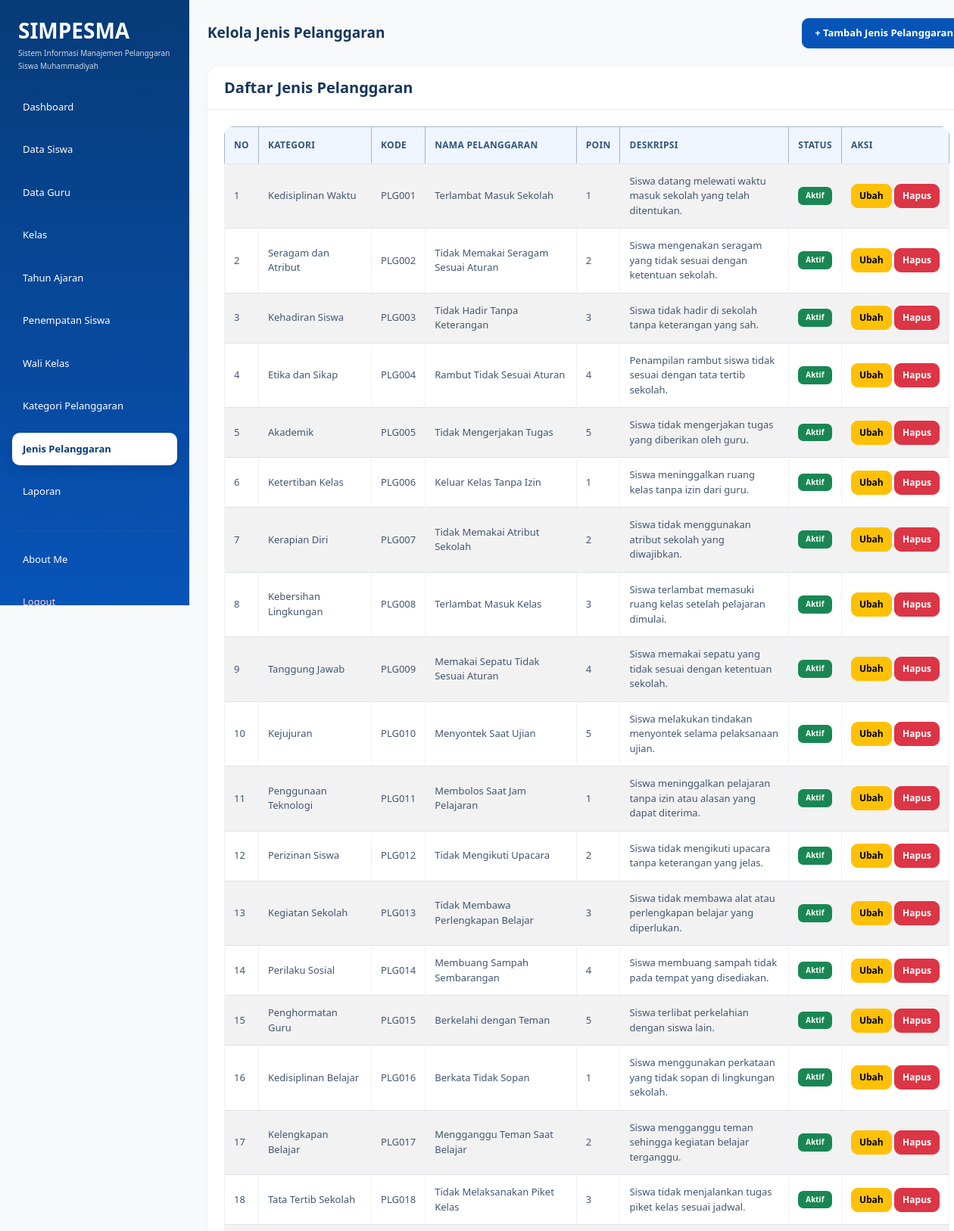
The app's page /Jenis_pelanggaran.php (signed in, upper part) with its own data.
### tables this page shows
CREATE TABLE `t_pelanggaran` (
  `id` int(11) NOT NULL,
  `pelanggaran_kategori_id` int(11) NOT NULL,
  `kode` varchar(30) NOT NULL,
  `nama` varchar(150) NOT NULL,
  `poin` int(11) NOT NULL,
  `deskripsi` text NOT NULL,
  `status_aktif` tinyint(1) NOT NULL,
  `created_at` timestamp NOT NULL DEFAULT current_timestamp(),
  `updated_at` timestamp NOT NULL DEFAULT current_timestamp()
);

CREATE TABLE `t_pelanggaran_kategori` (
  `id` int(11) NOT NULL,
  `nama` varchar(100) NOT NULL,
  `deskripsi` text NOT NULL,
  `status_aktif` tinyint(1) NOT NULL,
  `created_at` timestamp NOT NULL DEFAULT current_timestamp(),
  `updated_at` timestamp NOT NULL DEFAULT current_timestamp()
);

### Jenis_pelanggaran.php (the view, shortened to what this page needs)
<?php
include "config/koneksi.php";
$role = $_SESSION['role'];
$data_edit = null;
?>
<!DOCTYPE html>
<html lang="id">
<head>
    <link href="https://cdn.jsdelivr.net/npm/bootstrap@5.3.8/dist/css/bootstrap.min.css" rel="stylesheet">
    <link href="https://cdn.datatables.net/3.1.4/css/dataTables.dataTables.min.css" rel="stylesheet">
    <link rel="stylesheet" href="style.css">
</head>
<body class="bg-light">
<div class="container-fluid">
    <div class="row min-vh-100">
        <aside class="col-md-3 col-lg-2 p-3 min-vh-100"
               style="background-color: #30318B;">
            <div class="mb-4 px-2">
                <h3 class="text-white mb-1 fw-bold">
                    SIMPESMA
                </h3>
                <p class="text-white mb-0" style="font-size: 10px; line-height: 1.7; opacity: 0.8;">
                    Sistem Informasi Manajemen
                    Pelanggaran Siswa Muhammadiyah
                </p>
            </div>
            <ul class="nav nav-pills flex-column">
                <li class="nav-item mb-2">
                    <a href="dashboard.php" class="nav-link text-white">Dashboard</a>
                </li>
                <?php if ($role == "admin") { ?>
                    <li class="nav-item mb-2">
                        <a href="data_siswa.php" class="nav-link text-white">Data Siswa</a>
                    </li>
                    <li class="nav-item mb-2">
                        <a href="data_guru.php" class="nav-link text-white">Data Guru</a>
                    </li>
                    <li class="nav-item mb-2">
                        <a href="data_kelas.php" class="nav-link text-white">Kelas</a>
                    </li>
                    <li class="nav-item mb-2">
                        <a href="data_tahun_ajaran.php" class="nav-link text-white">Tahun Ajaran</a>
                    </li>
                    <li class="nav-item mb-2">
                        <a href="penempatan_siswa.php" class="nav-link text-white">Penempatan Siswa</a>
                    </li>
                    <li class="nav-item mb-2">
                        <a href="wali_kelas.php" class="nav-link text-white">Wali Kelas</a>
                    </li>
                    <li class="nav-item mb-2">
                        <a href="kategori_pelanggaran.php" class="nav-link text-white">Kategori Pelanggaran</a>
                    </li>
                    <li class="nav-item mb-2">
                        <a href="jenis_pelanggaran.php"
                           class="nav-link active"
                           aria-current="page">Jenis Pelanggaran</a>
                    </li>
                    <li class="nav-item mb-2">
                        <a href="laporan.php" class="nav-link text-white">Laporan</a>
                    </li>
                <?php } ?>
                <hr class="text-secondary">
                <li class="nav-item mb-2">
                    <a href="about_me.php" class="nav-link text-white">About Me</a>
                </li>
                <li class="nav-item">
                    <a href="logout.php" class="nav-link text-danger">Logout</a>
                </li>
            </ul>
        </aside>
        <main class="col-md-9 col-lg-10 p-4">
            <div class="d-flex justify-content-between align-items-center mb-4">
                <h3 class="fw-bold mb-0">Kelola Jenis Pelanggaran</h3>
                <?php if ($role == "admin" && $data_edit == null) { ?>
                    <button type="button"
                            class="btn btn-primary"
                            data-bs-toggle="collapse"
                            data-bs-target="#formTambah"
                            aria-expanded="false"
                            aria-controls="formTambah">
                        + Tambah Jenis Pelanggaran
                    </button>
                <?php } ?>
            </div>
            <div class="card shadow-sm border-0">
                <div class="card-header bg-white py-3">
                    <h5 class="mb-0">Daftar Jenis Pelanggaran</h5>
                </div>
                <div class="card-body">
                    <div class="table-responsive">
                        <table id="example"
                               class="table table-bordered table-striped table-hover align-middle mb-0">
                            <thead class="table-primary">
                                <tr>
                                    <th>No</th>
                                    <th>Kategori</th>
                                    <th>Kode</th>
                                    <th>Nama Pelanggaran</th>
                                    <th>Poin</th>
                                    <th>Deskripsi</th>
                                    <th>Status</th>
                                    <?php if ($role == "admin") { ?>
                                        <th>Aksi</th>
                                    <?php } ?>
                                </tr>
                            </thead>
                            <tbody>
                                <?php
                                $query = mysqli_query($koneksi, "
                                    SELECT
                                        t_pelanggaran.*,
                                        t_pelanggaran_kategori.nama AS nama_kategori
                                    FROM t_pelanggaran
                                    INNER JOIN t_pelanggaran_kategori
                                        ON t_pelanggaran.pelanggaran_kategori_id
                                        = t_pelanggaran_kategori.id
                                    ORDER BY t_pelanggaran.kode ASC
                                ");
                                $no = 1;
                                while ($row = mysqli_fetch_assoc($query)) {
                                ?>
                                    <tr>
                                        <td><?php echo $no; ?></td>
                                        <td>
                                            <?php echo htmlspecialchars($row['nama_kategori'], ENT_QUOTES, 'UTF-8'); ?>
                                        </td>
                                        <td>
                                            <?php echo htmlspecialchars($row['kode'], ENT_QUOTES, 'UTF-8'); ?>
                                        </td>
                                        <td>
                                            <?php echo htmlspecialchars($row['nama'], ENT_QUOTES, 'UTF-8'); ?>
                                        </td>
                                        <td><?php echo (int) $row['poin']; ?></td>
                                        <td>
                                            <?php echo htmlspecialchars($row['deskripsi'] ?? '', ENT_QUOTES, 'UTF-8'); ?>
                                        </td>
                                        <td>
                                            <?php if ($row['status_aktif'] == 1) { ?>
                                                <span class="badge text-bg-success">Aktif</span>
                                            <?php } else { ?>
                                                <span class="badge text-bg-secondary">Tidak Aktif</span>
                                            <?php } ?>
                                        </td>
                                        <?php if ($role == "admin") { ?>
                                            <td class="text-nowrap">
                                                <a class="btn btn-warning btn-sm"
                                                   href="jenis_pelanggaran.php?edit=<?php echo $row['id']; ?>">
                                                    Ubah
                                                </a>
                                                <a class="btn btn-danger btn-sm"
                                                   href="jenis_pelanggaran.php?hapus=<?php echo $row['id']; ?>"
                                                   onclick="return confirm('Yakin ingin menghapus jenis pelanggaran ini?')">
                                                    Hapus
                                                </a>
                                            </td>
                                        <?php } ?>
                                    </tr>
                                <?php
                                    $no++;
                                }
                                ?>
                            </tbody>
                        </table>
                    </div>
                </div>
            </div>
        </main>
    </div>
</div>
</body>
</html>

### style.css (style rules this page uses)
:root { --primary: #0754b8; --primary-dark: #073b78; --primary-light: #eaf3ff; --background: #f5f9ff; --white: #ffffff; --text: #17365d; --muted: #71829a; --border: #e3ebf5; --success: #198754; --danger: #dc3545; --radius: 16px; }
* { box-sizing: border-box; }
body { margin: 0; font-family: "Segoe UI", Arial, sans-serif; background: var(--background); color: var(--text); font-size: 14px; }
h1, h2, h3, h4, h5 { color: var(--text); font-weight: 700; }
a { text-decoration: none; }
aside, .sidebar, .col-lg-2.min-vh-100, .col-md-3.col-lg-2.min-vh-100 { background: linear-gradient( 180deg, #073b78 0%, #0754b8 100% ) !important; }
.col-lg-2.min-vh-100, .col-md-3.col-lg-2.min-vh-100 { padding: 24px 16px !important; }
.nav-pills .nav-link { color: #dceaff; padding: 12px 14px; margin-bottom: 5px; border-radius: 10px; font-size: 13px; font-weight: 500; transition: all 0.2s ease; }
.nav-pills .nav-link.active { color: var(--primary-dark) !important; background: #ffffff !important; font-weight: 700; box-shadow: 0 5px 15px rgba(0, 20, 70, 0.12); }
.nav-pills .nav-link.text-danger { color: #ffd5d9 !important; }
hr { border-color: rgba(255, 255, 255, 0.25); }
main { min-width: 0; padding: 32px !important; }
main h3 { font-size: 19px; }
.container-fluid { padding-left: 0; padding-right: 0; }
.row { margin-right: 0; margin-left: 0; }
.card { border: 1px solid var(--border); border-radius: var(--radius); background: var(--white); box-shadow: 0 5px 22px rgba(22, 63, 115, 0.045); transition: box-shadow 0.2s ease, transform 0.2s ease; }
.card-header { background: #ffffff; border-bottom: 1px solid var(--border); padding: 18px 22px; border-radius: var(--radius) var(--radius) 0 0 !important; font-weight: 700; color: var(--text); }
.card-body { padding: 22px; }
.btn { border-radius: 9px; padding: 9px 16px; font-weight: 600; font-size: 13px; transition: all 0.2s ease; }
.btn-primary { color: #fff; background: var(--primary); border-color: var(--primary); }
.btn-danger { background: var(--danger); border-color: var(--danger); }
.table-responsive { border-radius: 12px; }
.table { margin-bottom: 0; vertical-align: middle; font-size: 13px; }
.table thead th, .table th { background: #f0f6ff; color: #31557f; font-size: 12px; font-weight: 700; text-transform: uppercase; letter-spacing: 0.3px; border-bottom: 1px solid #dce7f5; padding: 15px 12px; white-space: nowrap; }
.table tbody td { color: #415672; padding: 13px 12px; border-color: #edf1f7; }
.table .btn { padding: 6px 10px; font-size: 12px; }
.badge { padding: 7px 10px; border-radius: 7px; font-weight: 600; letter-spacing: 0.1px; }
@media (min-width: 768px) { .col-md-3.col-lg-2.min-vh-100, .col-lg-2.min-vh-100, aside.sidebar { position: fixed !important; top: 0; left: 0; bottom: 0; width: 250px; height: 100vh; overflow-y: auto; z-index: 1000; } }
@media (min-width: 768px) { main { margin-left: 250px; width: calc(100% - 250px); } }

### records on screen
t_pelanggaran: pelanggaran_kategori.nama "Kedisiplinan Waktu", kode "PLG001", nama "Terlambat Masuk Sekolah", poin "1", deskripsi "Siswa datang melewati waktu masuk sekolah yang telah ditentukan.", status_aktif "Aktif"
t_pelanggaran: pelanggaran_kategori.nama "Seragam dan Atribut", kode "PLG002", nama "Tidak Memakai Seragam Sesuai Aturan", poin "2", deskripsi "Siswa mengenakan seragam yang tidak sesuai dengan ketentuan sekolah.", status_aktif "Aktif"
t_pelanggaran: pelanggaran_kategori.nama "Kehadiran Siswa", kode "PLG003", nama "Tidak Hadir Tanpa Keterangan", poin "3", deskripsi "Siswa tidak hadir di sekolah tanpa keterangan yang sah.", status_aktif "Aktif"
t_pelanggaran: pelanggaran_kategori.nama "Etika dan Sikap", kode "PLG004", nama "Rambut Tidak Sesuai Aturan", poin "4", deskripsi "Penampilan rambut siswa tidak sesuai dengan tata tertib sekolah.", status_aktif "Aktif"
t_pelanggaran: pelanggaran_kategori.nama "Akademik", kode "PLG005", nama "Tidak Mengerjakan Tugas", poin "5", deskripsi "Siswa tidak mengerjakan tugas yang diberikan oleh guru.", status_aktif "Aktif"
t_pelanggaran: pelanggaran_kategori.nama "Ketertiban Kelas", kode "PLG006", nama "Keluar Kelas Tanpa Izin", poin "1", deskripsi "Siswa meninggalkan ruang kelas tanpa izin dari guru.", status_aktif "Aktif"
t_pelanggaran: pelanggaran_kategori.nama "Kerapian Diri", kode "PLG007", nama "Tidak Memakai Atribut Sekolah", poin "2", deskripsi "Siswa tidak menggunakan atribut sekolah yang diwajibkan.", status_aktif "Aktif"
t_pelanggaran: pelanggaran_kategori.nama "Kebersihan Lingkungan", kode "PLG008", nama "Terlambat Masuk Kelas", poin "3", deskripsi "Siswa terlambat memasuki ruang kelas setelah pelajaran dimulai.", status_aktif "Aktif"
t_pelanggaran: pelanggaran_kategori.nama "Tanggung Jawab", kode "PLG009", nama "Memakai Sepatu Tidak Sesuai Aturan", poin "4", deskripsi "Siswa memakai sepatu yang tidak sesuai dengan ketentuan sekolah.", status_aktif "Aktif"
t_pelanggaran: pelanggaran_kategori.nama "Kejujuran", kode "PLG010", nama "Menyontek Saat Ujian", poin "5", deskripsi "Siswa melakukan tindakan menyontek selama pelaksanaan ujian.", status_aktif "Aktif"
t_pelanggaran: pelanggaran_kategori.nama "Penggunaan Teknologi", kode "PLG011", nama "Membolos Saat Jam Pelajaran", poin "1", deskripsi "Siswa meninggalkan pelajaran tanpa izin atau alasan yang dapat diterima.", status_aktif "Aktif"
t_pelanggaran: pelanggaran_kategori.nama "Perizinan Siswa", kode "PLG012", nama "Tidak Mengikuti Upacara", poin "2", deskripsi "Siswa tidak mengikuti upacara tanpa keterangan yang jelas.", status_aktif "Aktif"
t_pelanggaran: pelanggaran_kategori.nama "Kegiatan Sekolah", kode "PLG013", nama "Tidak Membawa Perlengkapan Belajar", poin "3", deskripsi "Siswa tidak membawa alat atau perlengkapan belajar yang diperlukan.", status_aktif "Aktif"
t_pelanggaran: pelanggaran_kategori.nama "Perilaku Sosial", kode "PLG014", nama "Membuang Sampah Sembarangan", poin "4", deskripsi "Siswa membuang sampah tidak pada tempat yang disediakan.", status_aktif "Aktif"
t_pelanggaran: pelanggaran_kategori.nama "Penghormatan Guru", kode "PLG015", nama "Berkelahi dengan Teman", poin "5", deskripsi "Siswa terlibat perkelahian dengan siswa lain.", status_aktif "Aktif"
t_pelanggaran: pelanggaran_kategori.nama "Kedisiplinan Belajar", kode "PLG016", nama "Berkata Tidak Sopan", poin "1", deskripsi "Siswa menggunakan perkataan yang tidak sopan di lingkungan sekolah.", status_aktif "Aktif"
t_pelanggaran: pelanggaran_kategori.nama "Kelengkapan Belajar", kode "PLG017", nama "Mengganggu Teman Saat Belajar", poin "2", deskripsi "Siswa mengganggu teman sehingga kegiatan belajar terganggu.", status_aktif "Aktif"
t_pelanggaran: pelanggaran_kategori.nama "Tata Tertib Sekolah", kode "PLG018", nama "Tidak Melaksanakan Piket Kelas", poin "3", deskripsi "Siswa tidak menjalankan tugas piket kelas sesuai jadwal.", status_aktif "Aktif"
